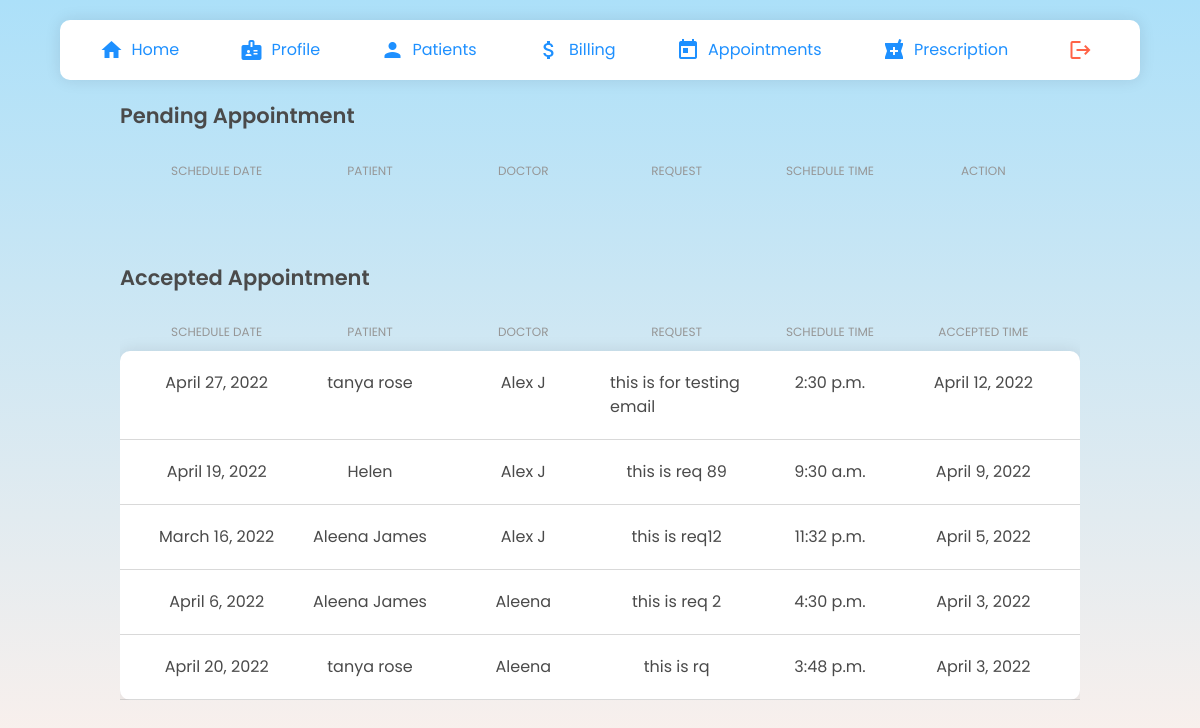
The page /doctors/manage-appt/ (signed in) on the database its author committed.
### clinic/models.py (models this page shows, shortened)
class Schedule(models.Model):
    STATUS = ( ('Confirmed','Confirmed'), ('Cancel','Cancel'), ('Reschedule','Reschedule'), ('Attended','Attended'), ('Pending','Pending'))
    scheduleDate = models.DateField()
    scheduleTime = models.TimeField(blank=True,null=True)
    accepted = models.BooleanField(default=False)
    accepted_date = models.DateField(auto_now_add=False, null=True, blank=True)
    request = models.TextField(blank=True)
    status = models.CharField(null=True, max_length=10, choices=STATUS,blank=True)
    patient =  models.ForeignKey('patients.Patient', null=True, on_delete= models.CASCADE)
    doctor = models.ForeignKey('doctors.Doctors', null=True, on_delete=models.CASCADE)
    date_created= models.DateTimeField(auto_now_add=True, null=True)
    class Meta:
        ordering = ["-date_created"]

### patients/models.py (models this page shows, shortened)
class Patient(models.Model):
    user = models.OneToOneField(User, on_delete= models.CASCADE, primary_key= True)
    pname=models.CharField(max_length=200, null=True)
    age=models.CharField(max_length=4, null=True)
    gender= models.CharField(max_length=6, null=True)
    email=models.CharField(max_length=200, null=True)
    address= models.CharField(max_length=500, null=True)
    phone_regex = RegexValidator( regex = r'^\+?1?\d{9,10}$', message ="Phone number must be entered in the format +919999999999. Up to 10 digits allowed.")
    phone = models.CharField('Phone',validators =[phone_regex], max_length=10, unique = True,null=True)
    date_created= models.DateTimeField(auto_now_add=True, null=True)

### doctors/models.py (models this page shows, shortened)
class Doctors(models.Model):
    ROLE = (
			('Doctor', 'Doctor'),
			('Staff', 'Staff'),
			)
    user = models.OneToOneField(User, on_delete= models.CASCADE, primary_key= True)
    dname = models.CharField(max_length=200, null=True)
    phone = models.CharField(max_length=200, null=True)
    email = models.CharField(max_length=200, null=True)
    date_created = models.DateTimeField(auto_now_add=True, null=True)
    role = models.CharField(max_length=200, null=True,choices=ROLE)
    specialisation = models.CharField(max_length=200, null=True)
    address= models.CharField(max_length=200, null=True)

### doctors/views.py (the view, shortened to what this page needs)
# urls.py: path('manage-appt/', Manageapt.as_view() ,name="manage-appt"),
class Manageapt(LoginRequiredMixin,ListView):
    template_name = "doctors/mng.html"
    model = Schedule
    context_object_name= "apt"
    def get_context_data(self,*args, **kwargs):
        context= super().get_context_data(**kwargs)
        apt = Schedule.objects.all()
        context.update({
            "title":"Manage Appointment"
        })
        return context

### doctors/templates/doctors/mng.html (shortened to what this page needs)
{% extends 'doctors/navbar.html' %} {% load static %} {% block head %}
<link rel="stylesheet" type="text/css" href="{% static 'css/manage.css' %}" />
<link rel="stylesheet" type="text/css" href="{% static 'css/components.css' %}" />
{% endblock %} {% block content %}
<div class="manageMain">
  <div class="adcTableContainer">
    <h3>Pending Appointment</h3>
    <div class="adcTable">
      <div class="adcRow adcHead">
        <div class="adcCell">Schedule Date</div>
        <div class="adcCell">Patient</div>
        <div class="adcCell">Doctor</div>
        <div class="adcCell">Request</div>
        <div class="adcCell">Schedule Time</div>
        <div class="adcCell">Action</div>
      </div>
    </div>
    <br />
    <br />
    <br />
    <h3>Accepted Appointment</h3>
    <div class="adcTable">
      <div class="adcRow adcHead">
        <div class="adcCell">Schedule Date</div>
        <div class="adcCell">Patient</div>
        <div class="adcCell">Doctor</div>
        <div class="adcCell">Request</div>
        <div class="adcCell">Schedule Time</div>
        <div class="adcCell">Accepted Time</div>
      </div>
      <div class="adcRowBody">
        {% for i in apt %}
            {% if i.accepted == True %}
            <div class="adcRow">
                <div class="adcCell">{{i.scheduleDate}}</div>
                <div class="adcCell">{{i.patient.pname}}</div>
                <div class="adcCell">{{i.doctor.dname}}</div>
                <div class="adcCell">{{i.request}}</div>
                <div class="adcCell">{{i.scheduleTime}}</div>
                <div class="adcCell">{{i.accepted_date}}</div>
            </div>
            {% endif %}
        {% endfor %}
      </div>
    </div>
  </div>
</div>
    {% endblock %}

### static/css/style.css (style rules this page uses)
body { margin: 0; padding: 0; box-sizing: border-box; font-family: "Poppins"; text-decoration: none; list-style-type: none; }

### static/css/register.css (style rules this page uses)
* { margin: 0; padding: 0; box-sizing: border-box; font-family: "Poppins", sans-serif; }
body { height: 100vh; background-image: linear-gradient(to top, #fff1eb 0%, #ace0f9 100%); overflow: auto; width: 100%; margin-top: 0%; align-items: center; justify-content: center; }

### static/css/manage.css (style rules this page uses)
.manageMain { margin: 100px auto 20px auto; width: 80%; }
.manageMain h3 { font-size: 21px; font-weight: 600; margin-bottom: 10px; }

### static/css/components.css (style rules this page uses)
.adcTable { display: flex; flex-direction: column; margin-top: 20px; }
.adcTable .adcRow { display: flex; justify-content: space-evenly; align-items: flex-start; border-bottom: 1px solid rgba(180, 180, 180, 0.5); padding: 10px 20px; }
.adcTable .adcRow .adcCell { width: 100%; padding: 10px; display: flex; align-items: center; justify-content: center; }
.adcTableContainer { width: 100%; overflow-x: auto; overflow-y: hidden; }
.adcTable .adcHead { border-bottom: none; padding: 0 20px; }
.adcHead .adcCell { text-transform: uppercase; font-size: 12px; color: rgb(150, 150, 150); padding: 0; }
.adcRowBody { box-shadow: rgba(17, 17, 26, 0.1) 0px 0px 16px; border-radius: 10px; background-color: white; }

### rows shown on the page
Schedule: scheduleDate "April 27, 2022", patient.pname "tanya rose", doctor.dname "Alex J", request "this is for testing email", scheduleTime "2:30 p.m.", accepted_date "April 12, 2022"
Schedule: scheduleDate "April 19, 2022", patient.pname "Helen", doctor.dname "Alex J", request "this is req 89", scheduleTime "9:30 a.m.", accepted_date "April 9, 2022"
Schedule: scheduleDate "March 16, 2022", patient.pname "Aleena James", doctor.dname "Alex J", request "this is req12", scheduleTime "11:32 p.m.", accepted_date "April 5, 2022"
Schedule: scheduleDate "April 6, 2022", patient.pname "Aleena James", doctor.dname "Aleena", request "this is req 2", scheduleTime "4:30 p.m.", accepted_date "April 3, 2022"
Schedule: scheduleDate "April 20, 2022", patient.pname "tanya rose", doctor.dname "Aleena", request "this is rq", scheduleTime "3:48 p.m.", accepted_date "April 3, 2022"
